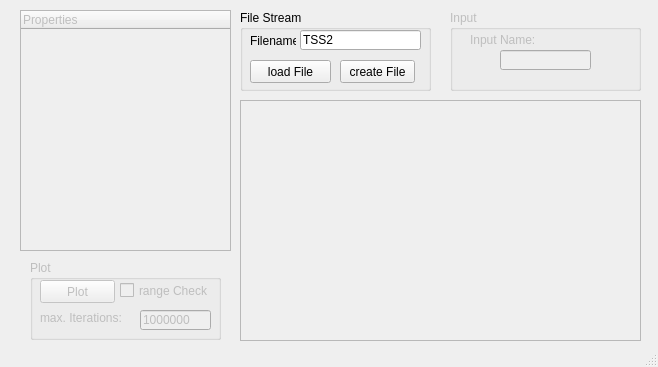
<?xml version="1.0" encoding="UTF-8"?>
<ui version="4.0">
 <class>MainWindow</class>
 <widget class="QMainWindow" name="MainWindow">
  <property name="geometry">
   <rect>
    <x>0</x>
    <y>0</y>
    <width>658</width>
    <height>367</height>
   </rect>
  </property>
  <property name="windowTitle">
   <string>MainWindow</string>
  </property>
  <widget class="QWidget" name="centralWidget">
   <widget class="QTreeWidget" name="treeWidget_parameters">
    <property name="enabled">
     <bool>false</bool>
    </property>
    <property name="geometry">
     <rect>
      <x>20</x>
      <y>10</y>
      <width>211</width>
      <height>241</height>
     </rect>
    </property>
    <column>
     <property name="text">
      <string notr="true">Properties</string>
     </property>
    </column>
   </widget>
   <widget class="QGroupBox" name="groupBox_Input">
    <property name="enabled">
     <bool>false</bool>
    </property>
    <property name="geometry">
     <rect>
      <x>450</x>
      <y>10</y>
      <width>191</width>
      <height>81</height>
     </rect>
    </property>
    <property name="title">
     <string>Input</string>
    </property>
    <widget class="QLabel" name="label_InputName">
     <property name="geometry">
      <rect>
       <x>20</x>
       <y>20</y>
       <width>131</width>
       <height>20</height>
      </rect>
     </property>
     <property name="text">
      <string>Input Name:</string>
     </property>
    </widget>
    <widget class="QLineEdit" name="lineEdit_Input">
     <property name="geometry">
      <rect>
       <x>50</x>
       <y>40</y>
       <width>91</width>
       <height>20</height>
      </rect>
     </property>
    </widget>
   </widget>
   <widget class="QGroupBox" name="groupBox_FileStream">
    <property name="geometry">
     <rect>
      <x>240</x>
      <y>10</y>
      <width>191</width>
      <height>81</height>
     </rect>
    </property>
    <property name="title">
     <string>File Stream</string>
    </property>
    <widget class="QPushButton" name="pushButton_create_File">
     <property name="geometry">
      <rect>
       <x>100</x>
       <y>50</y>
       <width>75</width>
       <height>23</height>
      </rect>
     </property>
     <property name="text">
      <string>create File</string>
     </property>
    </widget>
    <widget class="QPushButton" name="pushButton_load_File">
     <property name="geometry">
      <rect>
       <x>10</x>
       <y>50</y>
       <width>81</width>
       <height>23</height>
      </rect>
     </property>
     <property name="text">
      <string>load File</string>
     </property>
    </widget>
    <widget class="QLabel" name="label_FileName">
     <property name="geometry">
      <rect>
       <x>10</x>
       <y>20</y>
       <width>46</width>
       <height>21</height>
      </rect>
     </property>
     <property name="text">
      <string>Filename:</string>
     </property>
    </widget>
    <widget class="QLineEdit" name="lineEdit_FileName">
     <property name="geometry">
      <rect>
       <x>60</x>
       <y>20</y>
       <width>121</width>
       <height>20</height>
      </rect>
     </property>
     <property name="text">
      <string>TSS2</string>
     </property>
    </widget>
   </widget>
   <widget class="QGroupBox" name="groupBox_Plot">
    <property name="enabled">
     <bool>false</bool>
    </property>
    <property name="geometry">
     <rect>
      <x>30</x>
      <y>260</y>
      <width>191</width>
      <height>80</height>
     </rect>
    </property>
    <property name="title">
     <string>Plot</string>
    </property>
    <widget class="QLineEdit" name="lineEdit_maxIterations">
     <property name="geometry">
      <rect>
       <x>110</x>
       <y>50</y>
       <width>71</width>
       <height>20</height>
      </rect>
     </property>
     <property name="text">
      <string>1000000</string>
     </property>
    </widget>
    <widget class="QLabel" name="label_maxIterations">
     <property name="geometry">
      <rect>
       <x>10</x>
       <y>50</y>
       <width>81</width>
       <height>16</height>
      </rect>
     </property>
     <property name="text">
      <string>max. Iterations:</string>
     </property>
    </widget>
    <widget class="QPushButton" name="pushButton_plot">
     <property name="enabled">
      <bool>false</bool>
     </property>
     <property name="geometry">
      <rect>
       <x>10</x>
       <y>20</y>
       <width>75</width>
       <height>23</height>
      </rect>
     </property>
     <property name="text">
      <string>Plot</string>
     </property>
    </widget>
    <widget class="QCheckBox" name="checkBox_range">
     <property name="geometry">
      <rect>
       <x>90</x>
       <y>20</y>
       <width>91</width>
       <height>21</height>
      </rect>
     </property>
     <property name="text">
      <string>range Check</string>
     </property>
     <property name="checked">
      <bool>false</bool>
     </property>
     <property name="tristate">
      <bool>false</bool>
     </property>
    </widget>
   </widget>
   <widget class="QTableWidget" name="tableWidget_Fitness">
    <property name="enabled">
     <bool>false</bool>
    </property>
    <property name="geometry">
     <rect>
      <x>240</x>
      <y>100</y>
      <width>401</width>
      <height>241</height>
     </rect>
    </property>
    <property name="mouseTracking">
     <bool>false</bool>
    </property>
    <property name="editTriggers">
     <set>QAbstractItemView::NoEditTriggers</set>
    </property>
    <property name="dragEnabled">
     <bool>false</bool>
    </property>
    <property name="alternatingRowColors">
     <bool>true</bool>
    </property>
   </widget>
  </widget>
  <widget class="QStatusBar" name="statusBar"/>
 </widget>
 <layoutdefault spacing="6" margin="11"/>
 <tabstops>
  <tabstop>pushButton_plot</tabstop>
  <tabstop>pushButton_load_File</tabstop>
  <tabstop>lineEdit_FileName</tabstop>
  <tabstop>treeWidget_parameters</tabstop>
 </tabstops>
 <resources/>
 <connections/>
</ui>
